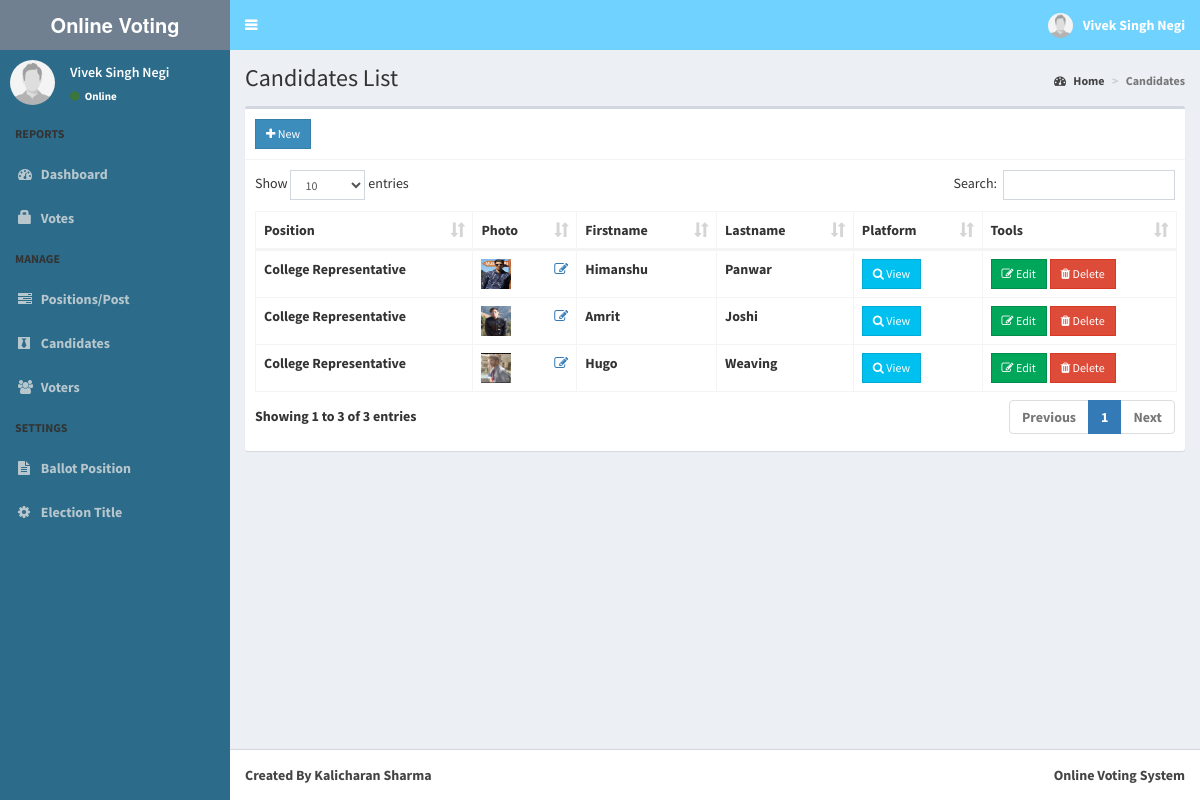
Screenshot of /admin/candidates.php (signed in) with the database file from the repository.
### tables this page shows
CREATE TABLE `candidates` (
  `id` int(11) NOT NULL,
  `position_id` int(11) NOT NULL,
  `firstname` varchar(30) NOT NULL,
  `lastname` varchar(30) NOT NULL,
  `photo` varchar(150) NOT NULL,
  `platform` text NOT NULL
);

CREATE TABLE `positions` (
  `id` int(11) NOT NULL,
  `description` varchar(50) NOT NULL,
  `max_vote` int(11) NOT NULL,
  `priority` int(11) NOT NULL
);

### admin/includes/session.php (called while the page is built, shortened)
<?php
	include 'includes/conn.php';
	$sql = "SELECT * FROM admin WHERE id = '".$_SESSION['admin']."'";
	$query = $conn->query($sql);
	$user = $query->fetch_assoc();
?>

### admin/candidates.php (the view, shortened to what this page needs)
<?php include 'includes/session.php'; ?>
<?php include 'includes/header.php'; ?>
<body class="hold-transition skin-blue sidebar-mini">
<div class="wrapper">
  <?php include 'includes/navbar.php'; ?>
  <?php include 'includes/menubar.php'; ?>
  <div class="content-wrapper">
    <section class="content-header">
      <h1>
        Candidates List
      </h1>
      <ol class="breadcrumb">
        <li><a href="#"><i class="fa fa-dashboard"></i> Home</a></li>
        <li class="active">Candidates</li>
      </ol>
    </section>
    <section class="content">
      <div class="row">
        <div class="col-xs-12">
          <div class="box">
            <div class="box-header with-border">
              <a href="#addnew" data-toggle="modal" class="btn btn-primary btn-sm btn-flat"><i class="fa fa-plus"></i> New</a>
            </div>
            <div class="box-body">
              <table id="example1" class="table table-bordered">
                <thead>
                  <th>Position</th>
                  <th>Photo</th>
                  <th>Firstname</th>
                  <th>Lastname</th>
                  <th>Platform</th>
                  <th>Tools</th>
                </thead>
                <tbody>
                  <?php
                    $sql = "SELECT *, candidates.id AS canid FROM candidates LEFT JOIN positions ON positions.id=candidates.position_id ORDER BY positions.priority ASC";
                    $query = $conn->query($sql);
                    while($row = $query->fetch_assoc()){
                      $image = (!empty($row['photo'])) ? '../images/'.$row['photo'] : '../images/profile.jpg';
                      echo "
                        <tr>
                          <td class='hidden'></td>
                          <td>".$row['description']."</td>
                          <td>
                            <img src='".$image."' width='30px' height='30px'>
                            <a href='#edit_photo' data-toggle='modal' class='pull-right photo' data-id='".$row['canid']."'><span class='fa fa-edit'></span></a>
                          </td>
                          <td>".$row['firstname']."</td>
                          <td>".$row['lastname']."</td>
                          <td><a href='#platform' data-toggle='modal' class='btn btn-info btn-sm btn-flat platform' data-id='".$row['canid']."'><i class='fa fa-search'></i> View</a></td>
                          <td>
                            <button class='btn btn-success btn-sm edit btn-flat' data-id='".$row['canid']."'><i class='fa fa-edit'></i> Edit</button>
                            <button class='btn btn-danger btn-sm delete btn-flat' data-id='".$row['canid']."'><i class='fa fa-trash'></i> Delete</button>
                          </td>
                        </tr>
                      ";
                    }
                  ?>
                </tbody>
              </table>
            </div>
          </div>
        </div>
      </div>
    </section>
  </div>
  <?php include 'includes/footer.php'; ?>
</div>
</body>
</html>

### admin/includes/navbar.php (shortened to what this page needs)
<header class="main-header">
  <a href="home.php" class="logo">
    <span class="logo-lg"><b><marquee>Online Voting System</marquee> </span>
  </a>
  <nav class="navbar navbar-static-top">
    <a href="#" class="sidebar-toggle" data-toggle="push-menu" role="button">
    </a>
    <div class="navbar-custom-menu">
      <ul class="nav navbar-nav">
        <li class="dropdown user user-menu">
          <a href="#" class="dropdown-toggle" data-toggle="dropdown">
            <img src="<?php echo (!empty($user['photo'])) ? '../images/'.$user['photo'] : '../images/profile.jpg'; ?>" class="user-image" alt="User Image">
            <span class="hidden-xs"><?php echo $user['firstname'].' '.$user['lastname']; ?></span>
          </a>
        </li>
      </ul>
    </div>
  </nav>
</header>

### admin/includes/menubar.php (shortened to what this page needs)
<aside class="main-sidebar">
  <section class="sidebar">
    <div class="user-panel">
      <div class="pull-left image">
        <img src="<?php echo (!empty($user['photo'])) ? '../images/'.$user['photo'] : '../images/profile.jpg'; ?>" class="img-circle" alt="User Image">
      </div>
      <div class="pull-left info">
        <p><?php echo $user['firstname'].' '.$user['lastname']; ?></p>
        <a><i class="fa fa-circle text-success"></i> Online</a>
      </div>
    </div>
    <ul class="sidebar-menu" data-widget="tree">
      <li class="header">REPORTS</li>
      <li class=""><a href="home.php"><i class="fa fa-dashboard"></i> <span>Dashboard</span></a></li>
      <li class=""><a href="votes.php"><span class="glyphicon glyphicon-lock"></span> <span>Votes</span></a></li>
      <li class="header">MANAGE</li>
      <li class=""><a href="positions.php"><i class="fa fa-tasks"></i> <span>Positions/Post</span></a></li>
      <li class=""><a href="candidates.php"><i class="fa fa-black-tie"></i> <span>Candidates</span></a></li>
      <li class=""><a href="voters.php"><i class="fa fa-users"></i> <span>Voters</span></a></li>
      <li class="header">SETTINGS</li>
      <li class=""><a href="ballot.php"><i class="fa fa-file-text"></i> <span>Ballot Position</span></a></li>
      <li class=""><a href="#config" data-toggle="modal"><i class="fa fa-cog"></i> <span>Election Title</span></a></li>
    </ul>
  </section>
</aside>

### rows the page displays
candidates: position.description "College Representative", photo (picture), firstname "Himanshu", lastname "Panwar"
candidates: position.description "College Representative", photo (picture), firstname "Amrit", lastname "Joshi"
candidates: position.description "College Representative", photo (picture), firstname "Hugo", lastname "Weaving"

### other values shown
$user['firstname'] "Vivek Singh"
$user['lastname'] "Negi"
